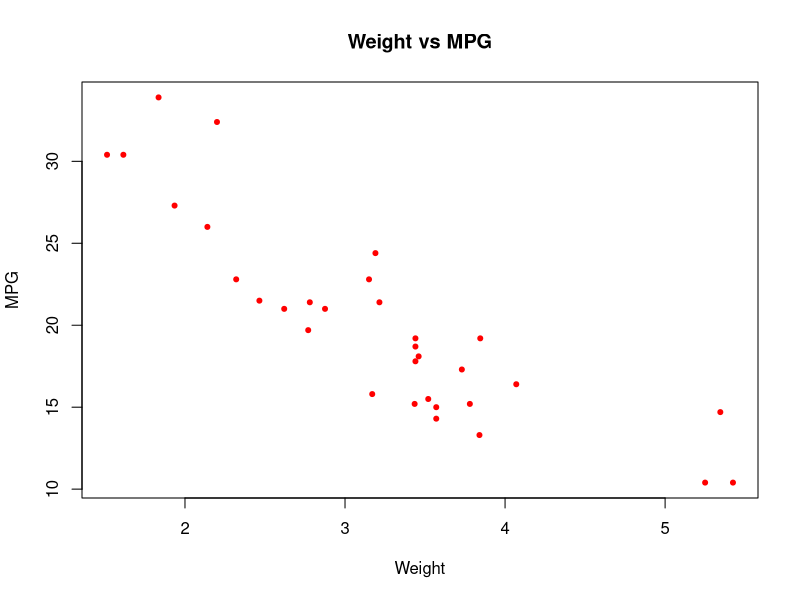
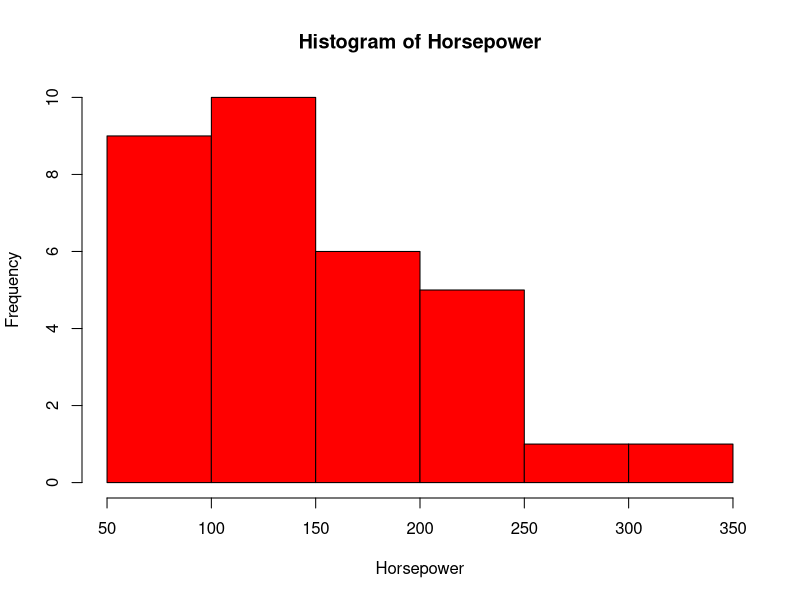
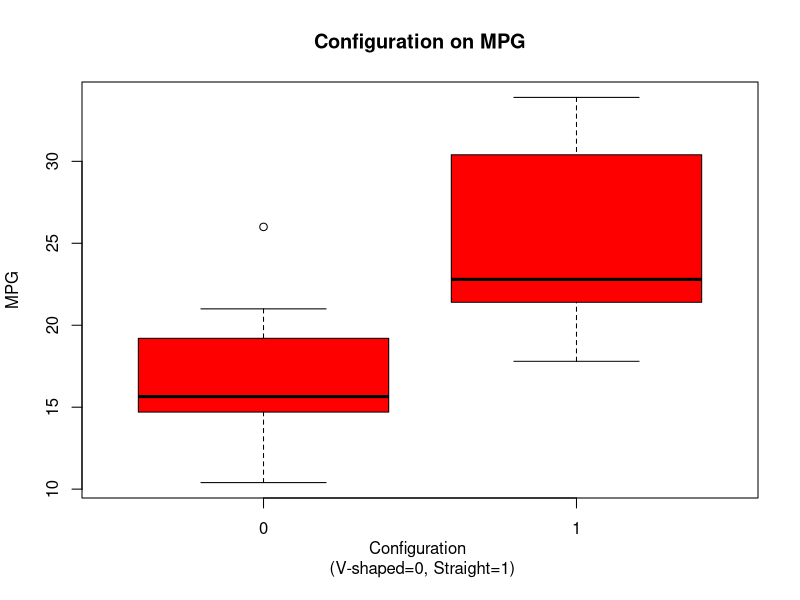
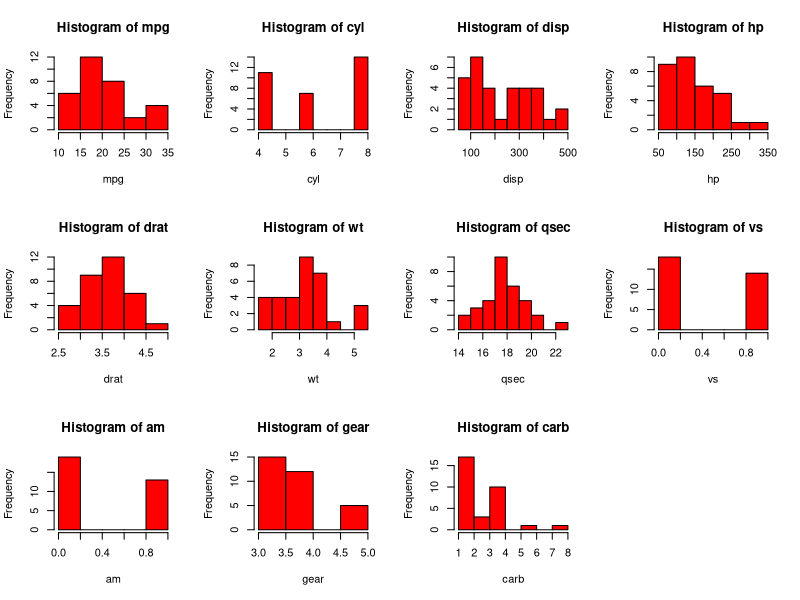

Write the R code that produced these figures, in order.
# Fuel Efficiency Analysis
# Plotting (Student)
# Instructions:

# Make a scatter plot of Weight vs MPG
# Make a histogram of Horsepower
# Make a boxplot of MPG explained by Engine Configuration
# Bonus: Using loop make a histogram of every variable

# scatter plot of weight on miles per gallon
plot(
    mtcars$wt,
    mtcars$mpg,
    col="red",
    main="Weight vs MPG",
    xlab="Weight",
    ylab="MPG",
    pch=20
)

# make a histogram for Horsepower
hist(
    mtcars$hp,
    breaks=10,
    col="red",
    xlab="Horsepower",
    main="Histogram of Horsepower",
)

# make a boxplot of engine configuration on MPG
boxplot(
    mpg ~ vs,
    data=mtcars,
    col="red",
    xlab="Configuration \n (V-shaped=0, Straight=1)",
    ylab="MPG",
    main = "Configuration on MPG"
)

# histogram of all variables
par(mfrow=c(3, 4))

for (name in names(mtcars)){
    hist(
        mtcars[, name],
        main=paste("Histogram of ", name, sep = ""),
        xlab=name,
        col="red"
    )
}

